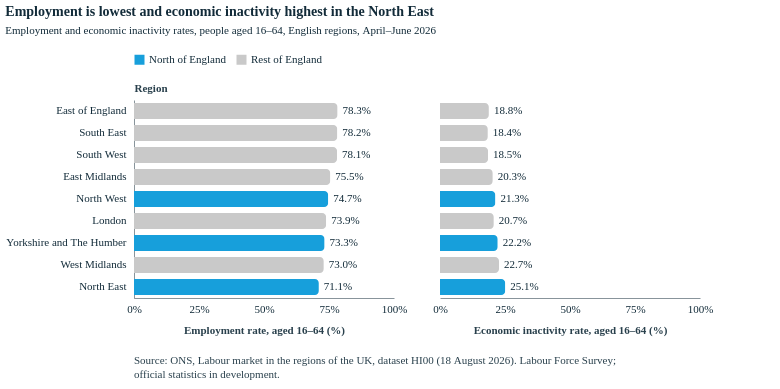

Write the Vega-Lite specification saved for this chart.
### Vega-Lite specification from a JSON file in a GitHub repository (floating-point values rounded to 4 significant figures)
{"config": {"font": "Circular Std", "mark": {"line": {"interpolate": "linear"}}, "view": {"stroke": "transparent"}, "range": {"category": ["#179fdb", "#e6224b", "#f4c245", "#122b39", "#eb5c2e", "#36b7b4"], "diverging": ["#E6224B", "#E54753", "#C9C9C9", "#179FDB", "#122B39"], "heatmap": ["#C9C9C9", "#179FDB", "#0063AF", "#122B39"], "ordinal": ["#00A767", "#36B7B4", "#179FDB", "#0063AF", "#243B5A"]}, "axisX": {"labelColor": "#122b39", "tickColor": "#122b39", "domainColor": "#122b39", "domainOpacity": 0.5, "gridOpacity": 0, "labelFont": "Circular Std", "labelAngle": 0, "labelAlign": "center", "labelFontSize": 11, "labelPadding": 5, "tickCount": 10, "tickSize": 0, "title": "", "titleColor": "#122b39", "titleOpacity": 0.9, "titlePadding": 10}, "axisY": {"labelColor": "#122b39", "labelFont": "Circular Std", "tickColor": "#122b39", "domainColor": "#122b39", "gridColor": "#122b39", "gridDash": [1, 5], "gridOpacity": 0.5, "labelPadding": 5, "labelFontSize": 11, "domainOpacity": 0.5, "tickSize": 0, "title": null, "titleAlign": "left", "titleAngle": 0, "titleBaseline": "bottom", "titleColor": "#122b39", "titleOpacity": 0.9, "titleX": 0, "titleY": -7}, "legend": {"labelFont": "Circular Std", "titleFont": "Circular Std", "labelFontSize": 11, "labelColor": "#122b39", "title": null, "symbolStrokeWidth": 0, "orient": "top", "direction": "horizontal", "offset": 16}}, "vconcat": [{"hconcat": [{"layer": [{"mark": {"type": "bar", "cornerRadiusEnd": 4, "height": 16}, "encoding": {"color": {"field": "group", "legend": {}, "scale": {"domain": ["North of England", "Rest of England"], "range": ["#179fdb", "#C9C9C9"]}, "type": "nominal"}, "tooltip": [{"field": "region", "title": "Region", "type": "nominal"}, {"field": "employment", "format": ".0%", "title": "Employment rate, aged 16–64 (%)", "type": "quantitative"}], "x": {"axis": {"format": ".0%", "tickCount": 6, "title": "Employment rate, aged 16–64 (%)", "values": [0, 0.25, 0.5, 0.75, 1]}, "field": "employment", "scale": {"domain": [0, 1]}, "type": "quantitative"}, "y": {"axis": {"labelLimit": 340, "labelPadding": 8, "title": "Region"}, "field": "region", "sort": ["East of England", "South East", "South West", "East Midlands", "North West", "London", "Yorkshire and The Humber", "West Midlands", "North East"], "type": "nominal"}}}, {"mark": {"type": "text", "align": "left", "color": "#122b39", "dx": 5, "font": "Circular Std", "fontSize": 11}, "encoding": {"text": {"field": "text", "type": "nominal"}, "x": {"axis": {"format": ".0%", "tickCount": 6, "title": "Employment rate, aged 16–64 (%)", "values": [0, 0.25, 0.5, 0.75, 1]}, "field": "employment", "scale": {"domain": [0, 1]}, "type": "quantitative"}, "y": {"axis": {"labelLimit": 340, "labelPadding": 8, "title": "Region"}, "field": "region", "sort": ["East of England", "South East", "South West", "East Midlands", "North West", "London", "Yorkshire and The Humber", "West Midlands", "North East"], "type": "nominal"}}}], "data": {"name": "data-f27d808eff0d0a3ac82622207f4f2ca8"}, "height": 198, "width": 260}, {"layer": [{"mark": {"type": "bar", "cornerRadiusEnd": 4, "height": 16}, "encoding": {"color": {"field": "group", "legend": null, "scale": {"domain": ["North of England", "Rest of England"], "range": ["#179fdb", "#C9C9C9"]}, "type": "nominal"}, "tooltip": [{"field": "region", "title": "Region", "type": "nominal"}, {"field": "inactivity", "format": ".0%", "title": "Economic inactivity rate, aged 16–64 (%)", "type": "quantitative"}], "x": {"axis": {"format": ".0%", "tickCount": 6, "title": "Economic inactivity rate, aged 16–64 (%)", "values": [0, 0.25, 0.5, 0.75, 1]}, "field": "inactivity", "scale": {"domain": [0, 1]}, "type": "quantitative"}, "y": {"axis": null, "field": "region", "sort": ["East of England", "South East", "South West", "East Midlands", "North West", "London", "Yorkshire and The Humber", "West Midlands", "North East"], "type": "nominal"}}}, {"mark": {"type": "text", "align": "left", "color": "#122b39", "dx": 5, "font": "Circular Std", "fontSize": 11}, "encoding": {"text": {"field": "text", "type": "nominal"}, "x": {"axis": {"format": ".0%", "tickCount": 6, "title": "Economic inactivity rate, aged 16–64 (%)", "values": [0, 0.25, 0.5, 0.75, 1]}, "field": "inactivity", "scale": {"domain": [0, 1]}, "type": "quantitative"}, "y": {"axis": null, "field": "region", "sort": ["East of England", "South East", "South West", "East Midlands", "North West", "London", "Yorkshire and The Humber", "West Midlands", "North East"], "type": "nominal"}}}], "data": {"name": "data-0e02ffddfb69088c292960f4486706d8"}, "height": 198, "width": 260}], "spacing": 24}, {"data": {"name": "data-f3d5f7124ac5e77dee53a79c08e8e449"}, "mark": {"type": "text", "align": "left", "baseline": "top", "color": "#122b39", "font": "Circular Std", "fontSize": 11, "lineBreak": "\n", "lineHeight": 14, "opacity": 0.9}, "encoding": {"text": {"field": "t", "type": "nominal"}, "x": {"value": 0}, "y": {"value": 0}}, "height": 28, "width": 640}], "spacing": 18, "title": {"text": "Employment is lowest and economic inactivity highest in the North East", "anchor": "start", "color": "#122b39", "font": "Circular Std", "fontSize": 14, "fontWeight": 600, "offset": 18, "subtitle": "Employment and economic inactivity rates, people aged 16–64, English regions, April–June 2026", "subtitleColor": "#122b39", "subtitleFont": "Circular Std", "subtitleFontSize": 11, "subtitlePadding": 6}, "$schema": "https://vega.github.io/schema/vega-lite/v6.1.0.json", "datasets": {"data-f27d808eff0d0a3ac82622207f4f2ca8": [{"region": "North East", "group": "North of England", "employment": 0.711, "text": "71.1%"}, {"region": "North West", "group": "North of England", "employment": 0.747, "text": "74.7%"}, {"region": "Yorkshire and The Humber", "group": "North of England", "employment": 0.733, "text": "73.3%"}, {"region": "East Midlands", "group": "Rest of England", "employment": 0.755, "text": "75.5%"}, {"region": "West Midlands", "group": "Rest of England", "employment": 0.73, "text": "73.0%"}, {"region": "East of England", "group": "Rest of England", "employment": 0.783, "text": "78.3%"}, {"region": "London", "group": "Rest of England", "employment": 0.739, "text": "73.9%"}, {"region": "South East", "group": "Rest of England", "employment": 0.782, "text": "78.2%"}, {"region": "South West", "group": "Rest of England", "employment": 0.781, "text": "78.1%"}], "data-0e02ffddfb69088c292960f4486706d8": [{"region": "North East", "group": "North of England", "inactivity": 0.251, "text": "25.1%"}, {"region": "North West", "group": "North of England", "inactivity": 0.213, "text": "21.3%"}, {"region": "Yorkshire and The Humber", "group": "North of England", "inactivity": 0.222, "text": "22.2%"}, {"region": "East Midlands", "group": "Rest of England", "inactivity": 0.203, "text": "20.3%"}, {"region": "West Midlands", "group": "Rest of England", "inactivity": 0.227, "text": "22.7%"}, {"region": "East of England", "group": "Rest of England", "inactivity": 0.188, "text": "18.8%"}, {"region": "London", "group": "Rest of England", "inactivity": 0.207, "text": "20.7%"}, {"region": "South East", "group": "Rest of England", "inactivity": 0.184, "text": "18.4%"}, {"region": "South West", "group": "Rest of England", "inactivity": 0.185, "text": "18.5%"}], "data-f3d5f7124ac5e77dee53a79c08e8e449": [{"t": "Source: ONS, Labour market in the regions of the UK, dataset HI00 (18 August 2026). Labour Force Survey;\nofficial statistics in development."}]}}
